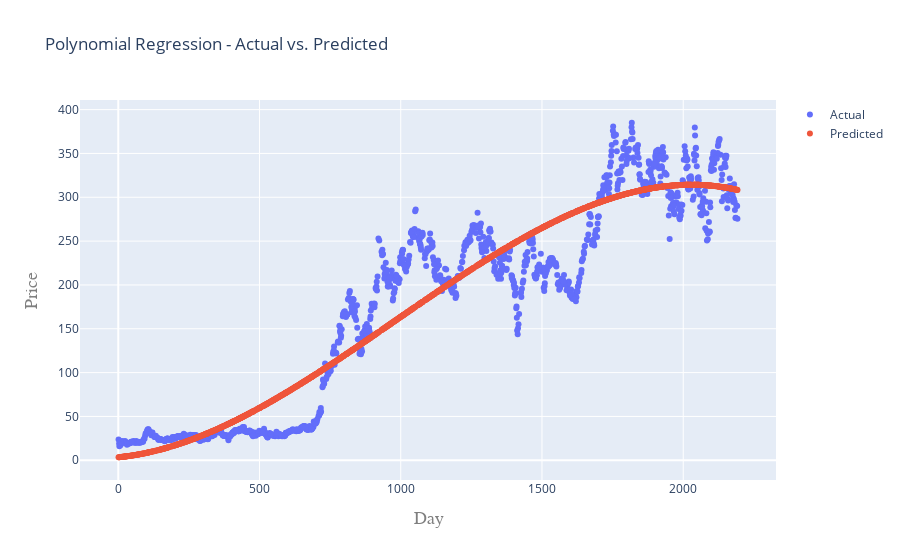

The code cell stored with this chart in its notebook:
### Code cell
#plotting actual and predicted values for train dataset
trace0 = go.Scatter(
    x = X_train.T[0],
    y = Y_train,
    mode = 'markers',
    name = 'Actual'
)
trace1 = go.Scatter(
    x = X_train.T[0],
    y = lreg3.predict(X_train_poly).T,
    mode = 'markers',
    name = 'Predicted'
)
data_lst = [trace0,trace1]
layout['title'] = 'Polynomial Regression - Actual vs. Predicted'
layout.xaxis.title.text = 'Day'
fig3 = go.Figure(data=data_lst, layout=layout)
iplot(fig3)

### Figure 1 — Plotly figure (JSON) as saved in the notebook; plotly's stock layout.template omitted (floating-point values rounded to 4 significant figures; data arrays with more than 128 entries replaced by an {"elided": "..."} marker saying what was removed)
{"data": [{"mode": "markers", "name": "Actual", "type": "scatter", "x": {"elided": "1315 int values"}, "y": {"elided": "1315 float values"}}, {"mode": "markers", "name": "Predicted", "type": "scatter", "x": {"elided": "1315 int values"}, "y": {"elided": "1315 float values"}}], "layout": {"title": {"text": "Polynomial Regression - Actual vs. Predicted"}, "xaxis": {"title": {"font": {"color": "#7f7f7f", "family": "Courier New, monospace", "size": 18}, "text": "Day"}}, "yaxis": {"title": {"font": {"color": "#7f7f7f", "family": "Courier New, monospace", "size": 18}, "text": "Price"}}}}
